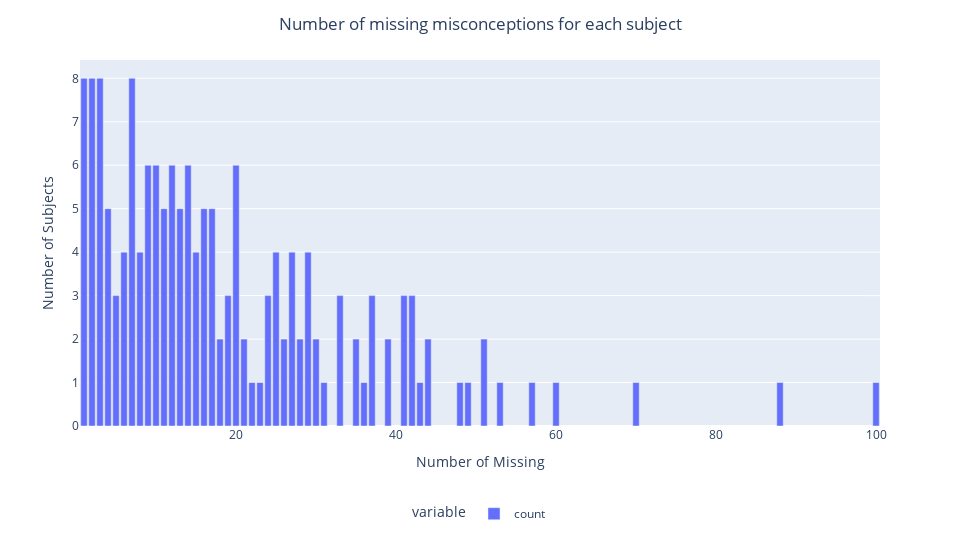

The notebook cell this image was saved under:
### Code cell
fig = px.bar(subject_count_df["Missing"].value_counts(), text_auto=True)
fig.update_layout(
    height=1080 // 2,
    width=1920 // 2,
    title_x=0.5,
    title_text="Number of missing misconceptions for each subject",
    xaxis_title="Number of Missing",
    yaxis_title="Number of Subjects",
    legend=dict(orientation="h", yanchor="top", xanchor="center", y=-0.2, x=0.5),
)
fig.show()

### Figure 1 — Plotly figure (JSON) as saved in the notebook; plotly's stock layout.template omitted (floating-point values rounded to 4 significant figures)
{"data": [{"alignmentgroup": "True", "hovertemplate": "variable=count<br>Missing=%{x}<br>value=%{y}<extra></extra>", "legendgroup": "count", "marker": {"color": "#636efa", "pattern": {"shape": ""}}, "name": "count", "offsetgroup": "count", "orientation": "v", "showlegend": true, "textposition": "auto", "texttemplate": "%{y}", "type": "bar", "x": [2, 1, 7, 3, 9, 12, 10, 20, 14, 17, 13, 16, 11, 4, 27, 8, 29, 6, 15, 25, 41, 24, 33, 37, 42, 5, 19, 51, 30, 26, 39, 44, 18, 35, 21, 28, 53, 60, 48, 100, 70, 88, 49, 22, 23, 57, 36, 43, 31], "xaxis": "x", "y": [8, 8, 8, 8, 6, 6, 6, 6, 6, 5, 5, 5, 5, 5, 4, 4, 4, 4, 4, 4, 3, 3, 3, 3, 3, 3, 3, 2, 2, 2, 2, 2, 2, 2, 2, 2, 1, 1, 1, 1, 1, 1, 1, 1, 1, 1, 1, 1, 1], "yaxis": "y"}], "layout": {"barmode": "relative", "height": 540, "legend": {"orientation": "h", "title": {"text": "variable"}, "tracegroupgap": 0, "x": 0.5, "xanchor": "center", "y": -0.2, "yanchor": "top"}, "margin": {"t": 60}, "title": {"text": "Number of missing misconceptions for each subject", "x": 0.5}, "width": 960, "xaxis": {"anchor": "y", "domain": [0, 1], "title": {"text": "Number of Missing"}}, "yaxis": {"anchor": "x", "domain": [0, 1], "title": {"text": "Number of Subjects"}}}}
